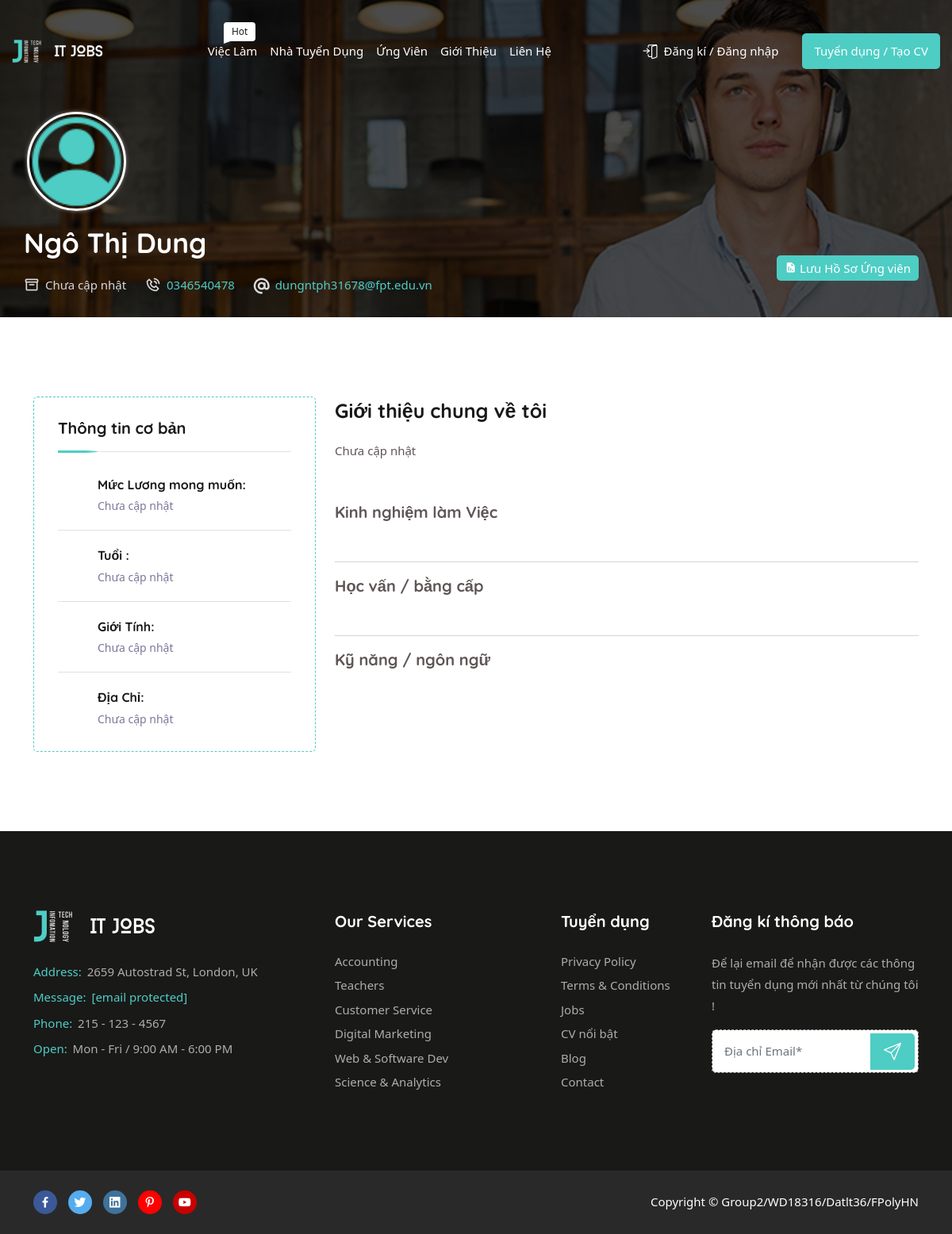
The app's page /index.php?act=infoCv&id=2 with its own data.
### tables this page shows
CREATE TABLE `cv` (
  `id` int(10) NOT NULL,
  `iduser` int(10) NOT NULL,
  `gender` varchar(255) NOT NULL,
  `birth` date NOT NULL,
  `salary` varchar(255) NOT NULL,
  `major` varchar(255) NOT NULL,
  `introduce` text NOT NULL,
  `attach` varchar(255) NOT NULL
);

CREATE TABLE `user` (
  `id` int(10) NOT NULL,
  `username` varchar(255) NOT NULL,
  `pass` varchar(255) NOT NULL,
  `name` varchar(255) NOT NULL,
  `email` varchar(255) NOT NULL,
  `phone` varchar(13) NOT NULL,
  `address` varchar(255) NOT NULL,
  `role` int(2) NOT NULL
);

### index.php (called while the page is built)
<?php
include 'controller/controller.php';

### model/pdo.php (called while the page is built, shortened)
<?php
function pdo_get_connection(){
    $servername = "localhost";
    $username = "root";
    $password = "";
    try {
        $conn = new PDO("mysql:host=$servername;dbname=duan1", $username, $password);
        $conn->setAttribute(PDO::ATTR_ERRMODE, PDO::ERRMODE_EXCEPTION);
        return $conn;
    } catch(PDOException $e) {
        echo "Connection failed: " . $e->getMessage();
    }
}
function pdo_query_one($sql){
    $sql_args=array_slice(func_get_args(),1);
    try{
        $conn=pdo_get_connection();
        $stmt=$conn->prepare($sql);
        $stmt->execute($sql_args);
        $row=$stmt->fetch(PDO::FETCH_ASSOC);
        return $row;
    }
    catch(PDOException $e){
        throw $e;
    }
    finally{
        unset($conn);
    }
}

### model/cv.php (called while the page is built, shortened)
<?php
function info_cv($id)
{
    $sql = "SELECT cv.*, u.name, u.email, u.phone, u.address, s.progLang, s.percent, ec.corp, ec.start, ec.end, ec.job, d.school, d.year, g.avatar, i.id as idinfo ,
            TIMESTAMPDIFF(YEAR, cv.birth, CURRENT_DATE) as age,
            TIMESTAMPDIFF(MONTH, MIN(ec.start), MAX(ec.end)) as exp
            FROM cv
            INNER JOIN user u ON cv.iduser = u.id
            LEFT JOIN skillcv s ON cv.id = s.idcv
            LEFT JOIN gallery g ON cv.iduser = g.iduser
            LEFT JOIN degree d ON cv.id = d.idcv
            LEFT JOIN expcv ec ON ec.idcv = cv.id
            LEFT JOIN info  i ON i.idcv = cv.id
            WHERE u.role = 2 AND cv.iduser = ?
            GROUP BY cv.id, u.name, u.email, u.phone, g.avatar, u.address, cv.birth, s.progLang, ec.idcv";
    $cv = pdo_query_one($sql, $id);
    return $cv;
}

### global.php (called while the page is built, shortened)
<?php
function checknull($input)
{
    $return = $input == '' || !isset($input) ? 'Chưa cập nhật' : $input;
    return $return;
}
function checkUserAvaNull($input)
{
    $return = $input == '' ? 'assets/img/unknowUser.png' : 'assets/uploads/' . $input;
    return $return;
}

### view/cv/infoCv.php (the view, shortened to what this page needs)
<div id="headCv" class="page-title-area two three">
    <div class="d-table">
        <div class="d-table-cell">
            <div class="container">
                <div class="row align-items-end">
                    <div class="ps-0 col-lg-8">
                        <div class="left two">
                            <div class="borderAva overflow-hidden rounded-circle ms-1 mb-3 d-flex justify-content-center align-items-center">
                                <img width="100%" height="100%" src='<?= checkUserAvaNull($avatar) ?>' alt='user ' class=''>
                            </div>
                            <h2><?= checknull($name) ?></h2>
                            <ul>
                                <li>
                                    <i class="bx bx-box"></i>
                                    <?= checknull($major) ?>
                                </li>
                                <li>
                                    <i class="bx bx-phone-call"></i>
                                    <a href="tel:<?= checknull($phone) ?>"><?= checknull($phone) ?></a>
                                </li>
                                <li>
                                    <i class="fa-solid fa-at"></i>
                                    <a href="mailto:<?= checknull($email) ?>">
                                        <?= checknull($email) ?>
                                    </a>
                                </li>
                            </ul>
                        </div>
                    </div>
                    <div class="col-lg-4">
                        <div class="right" id="checkForApprove">
                            <ul class="d-flex justify-content-end align-items-center">
                                <?php if (isset($attachFile) && $attachFile !== '') {
                                    $attachURL = $attach_path . $attachFile;
                                ?>
                                    <li>
                                        <a href="<?= $attachURL ?>" target="_blank">
                                            <button class="custom-file-upload" onclick="downloadAttach(<?= $link ?>)">
                                                <i class="fa-solid fa-paperclip"></i>
                                                CV đính kèm
                                            </button>
                                        </a>
                                    </li>
                                <?php } else { ?>
                                    <li>
                                        <button id="savePDF" onclick="savePDF()">
                                            <i class="bx bxs-report"></i>
                                            Lưu Hồ Sơ Ứng viên
                                        </button>
                                    </li>
                                <?php } ?>
                            </ul>
                        </div>
                    </div>
                </div>
            </div>
        </div>
    </div>
</div>
<div id="bodyCv" class="person-details-area resume-area ptb-100">
    <div class="container">
        <div class="row d-flex justify-content-between align-items-start">
            <div id="col-left" class="col-lg-4">
                <div class="widget-area">
                    <div class="information widget-item">
                        <h3>Thông tin cơ bản</h3>
                        <ul>
                            <li>
                                <h4>Mức Lương mong muốn:</h4>
                                <span><?= checknull($salary) ?></span>
                            </li>
                            <li>
                                <h4>Tuổi :</h4>
                                <span><?= checknull($age) ?></span>
                            </li>
                            <li>
                                <h4>Giới Tính:</h4>
                                <span><?= checknull($gender) ?></span>
                            </li>
                            <li>
                                <h4>Địa Chỉ:</h4>
                                <span><?= checknull($address) ?></span>
                            </li>
                        </ul>
                    </div>
                </div>
            </div>
            <div id="col-right" class="col-lg-8">
                <div class="details-item">
                    <div class="profile">
                        <h3>Giới thiệu chung về tôi</h3>
                        <p><?= checknull($introduce) ?></p>
                    </div>
                    <div class="skills mb-5">
                        <h5>Kinh nghiệm làm Việc </h5>
                    </div>
                    <hr>
                    <div class="skills mb-5">
                        <h5>Học vấn / bằng cấp</h5>
                    </div>
                    <hr>
                    <div class="skills mb-5">
                        <h5>Kỹ năng / ngôn ngữ</h5>
                    </div>
                </div>
            </div>
        </div>
    </div>
</div>

### assets/css/meanmenu.css (style rules this page uses)
body { font-family:oswald,sans-serif;padding:0;margin:0;font-size:15px;background-color:#f1f1f1 }

### assets/css/responsive.css (style rules this page uses)
:root { --main: rgba(0,0,0,0.9); --secondary: rgba(78,205,196,1); --secondary-child: rgba(78,205,196,0.5); --font: rgba(0,0,0,0.9); }

### records on screen
cv: iduser.name "Ngô Thị Dung", major "Chưa cập nhật", iduser.phone "0346540478", iduser.email "dungntph31678@fpt.edu.vn", salary "Chưa cập nhật", gender "Chưa cập nhật", iduser.address "Chưa cập nhật", introduce "Chưa cập nhật"

### other values on screen
checknull($age) "Chưa cập nhật"
